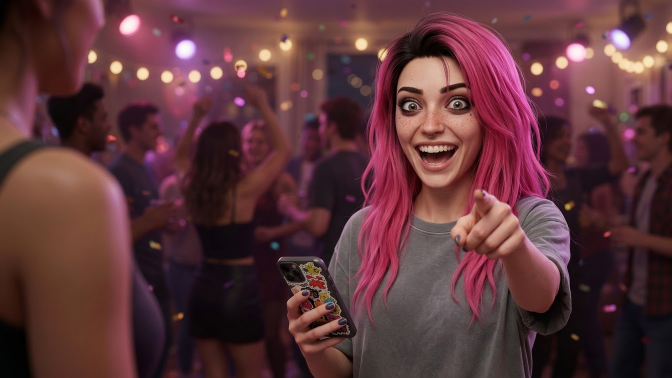
#> input picture quellen/uploads/04cf52d8-image.jpg, 1344 x 756 px (shown at 1/2 size)
$ python -i v89_bilder.py   (imports and definitions only)
#> lines starting #> are read from the running program, lines starting #| are printed output that depends on the picture
# V8.9: neue Bilder (quellen/uploads + quellen/uploads/v89) -> dist/img/CODE.webp + Einträge in bilder.js
# Lanczos + leichtes Nachschärfen. LP-Bilder: alle gleich beschnitten (oben links bleibt, je 10 % rechts/unten weg), damit Pointer/Stift verschwinden.
import cv2, numpy as np, os, re
from PIL import Image
R = '/home/claude/du-verpasst-was/'; U = R + 'quellen/uploads/'; V = U + 'v89/'; O = R + 'spiel/dist/img/'; BJ = R + 'spiel/bilder.js'
# [1 line not run here, left out]
def f(prefix): return [V + x for x in os.listdir(V) if x.startswith(prefix)][0]
#> further down, picture is the input picture: shape (756, 1344, 3); mean B, G, R 58.2, 53.6, 93
# Code: (Quelle, Zielgröße, LP-Beschnitt, Text, Stimmung, extra)
LP = lambda t: (t, 'traum', ', figur: true')
# [21 lines that did not run here, left out]
def schaerfen(im, a=.35):
    b = cv2.GaussianBlur(im, (0, 0), 1.4); return np.clip(cv2.addWeighted(im, 1 + a, b, -a, 0), 0, 255).astype(np.uint8)
def ki_weg(im):   # HW_TUER: „✦ KI-generierter Inhalt“ unten links übermalen
    h, w = im.shape[:2]; y0, y1, x1 = int(h*.955) - 28, h - 2, int(w*.2)
#> after `h, w = im.shape[:2]`: h = 756; w = 1344
#> after `y0, y1, x1 = (int(h * 0.955) - 28, h - 2, int(w * 0.2))`: y0 = 693; y1 = 754; x1 = 268
    feld = im[y0:y1, 0:x1]; grau = cv2.cvtColor(feld, cv2.COLOR_BGR2GRAY).astype(np.int16)
#> after `feld = im[y0:y1, 0:x1]`:
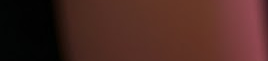
#> feld: shape (61, 268, 3); mean B, G, R 33.7, 40.1, 74.5
#> after `grau = cv2.cvtColor(feld, cv2.COLOR_BGR2GRAY).astype(np.int16)`:
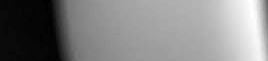
#> grau: shape (61, 268) int16; min 0, max 96, mean 49.6; drawn with min black and max white
    hint = cv2.medianBlur(grau.astype(np.uint8), 21).astype(np.int16); m = ((grau - hint) > 22).astype(np.uint8) * 255
#> after `m = (grau - hint > 22).astype(np.uint8) * 255`: m: shape (61, 268); every value is 0
    m = cv2.dilate(m, np.ones((5, 5), np.uint8), iterations=2); maske = np.zeros((h, w), np.uint8); maske[y0:y1, 0:x1] = m
#> after `maske[y0:y1, 0:x1] = m`: maske: shape (756, 1344); every value is 0
    return cv2.inpaint(im, maske, 9, cv2.INPAINT_TELEA)
# [9 lines not run here, left out]
if neu:
    k = js.index('  N29b:'); k = js.index('\n', k) + 1; js = js[:k] + '\n'.join(neu) + '\n' + js[k:]
# Hin-/Rückweg: neues Partyhaus statt altem Haus (gleiche Codes, damit das Skript sich nicht ändern muss)
def setze(code, datei):
    global js
    js = re.sub(r'(^\s*%s:\s*\{\s*datei:\s*")[^"]+(")' % code, r'\g<1>img/%s.webp\2' % datei, js, count=1, flags=re.M)
# [1 line that did not run here, left out]
# [1 line not run here, left out]

>>> import cv2
>>> picture = cv2.imread('../../quellen/uploads/04cf52d8-image.jpg')
>>> result = ki_weg(picture)
